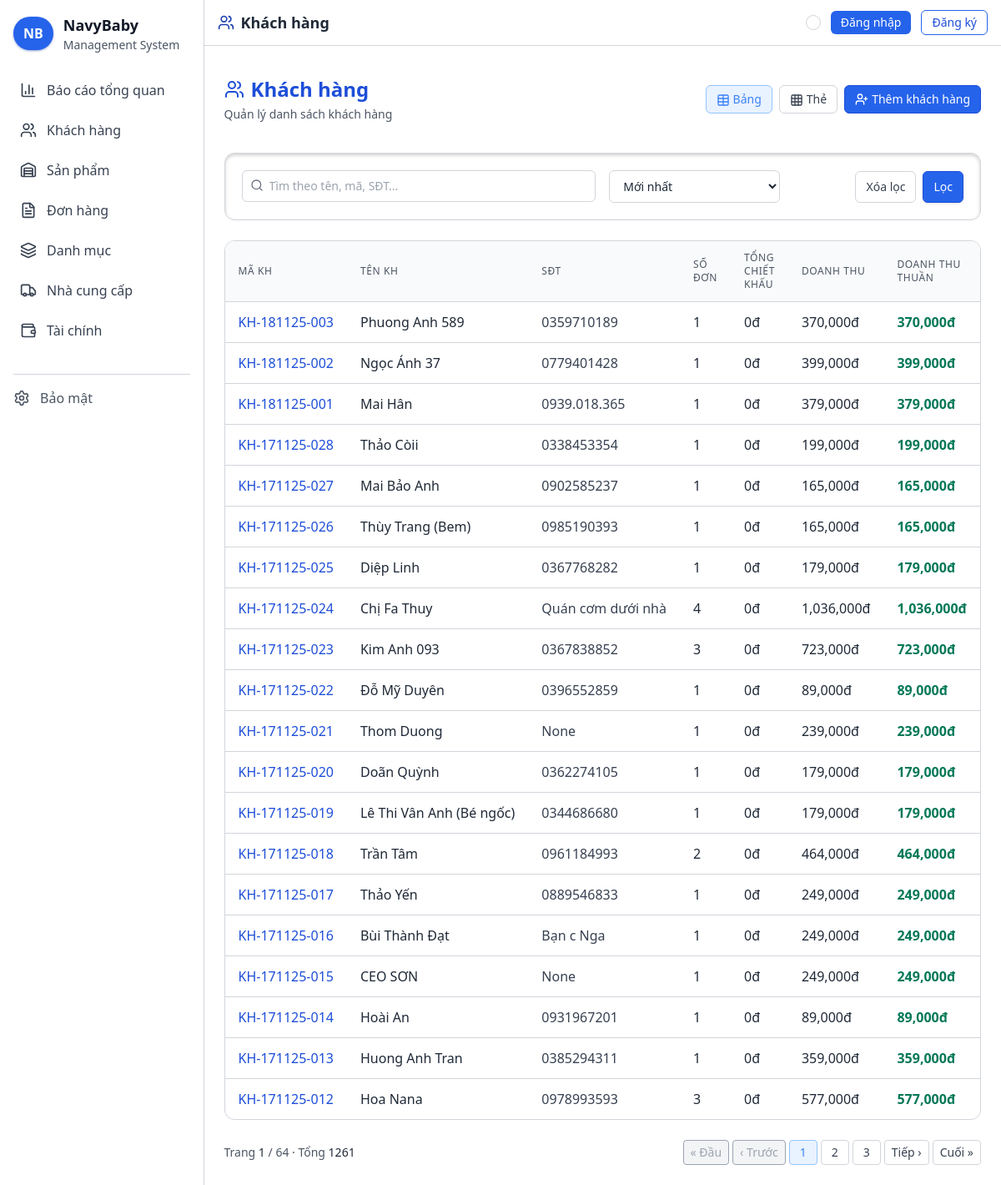
/khach-hang, run on the app's committed database.
### customers/models.py (models this page shows, shortened)
class Customer(models.Model):
    code = models.CharField(max_length=20, unique=True)
    name = models.CharField(max_length=255)
    phone_number = models.CharField(max_length=20, null=True, blank=True)
    social_link = models.URLField(max_length=255, blank=True)
    address = models.TextField(blank=True)
    is_affiliate = models.BooleanField(default=False)
    note = models.TextField(blank=True)
    created_at = models.DateTimeField(auto_now_add=True)
    updated_at = models.DateTimeField(auto_now=True)

### customers/views.py (the view)
# urls.py: path('khach-hang', CustomerListView.as_view(), name='customer_list'),
class CustomerListView(ListView):
    model = Customer
    template_name = 'customers/list.html'
    context_object_name = 'customers'
    paginate_by = 20
    def get_queryset(self):
        from django.db.models import Q, Count, Sum, F, FloatField, IntegerField, ExpressionWrapper, Case, When, Value
        from django.db.models.functions import Coalesce
        qs = (
            Customer.objects
            .annotate(
                total_orders=Coalesce(Count('orders', distinct=True), 0, output_field=IntegerField()),
                total_discount=Coalesce(
                    Sum(
                        Case(
                            When(orders__status='cancelled', then=Value(0.0)),
                            default=F('orders__discount'),
                            output_field=FloatField(),
                        ),
                        output_field=FloatField(),
                    ),
                    0.0,
                    output_field=FloatField(),
                ),
            )
        )
        revenue_term = ExpressionWrapper(F('orders__amount') * F('orders__sale_price'), output_field=FloatField())
        qs = qs.annotate(
            total_revenue=Coalesce(
                Sum(
                    Case(
                        When(orders__status='cancelled', then=Value(0.0)),
                        default=revenue_term,
                        output_field=FloatField(),
                    ),
                    output_field=FloatField(),
                ),
                0.0,
                output_field=FloatField(),
            )
        )
        qs = qs.annotate(net_profit=ExpressionWrapper(F('total_revenue') - F('total_discount'), output_field=FloatField()))
        q = self.request.GET.get('q', '').strip()
        if q:
            qs = qs.filter(Q(name__icontains=q) | Q(code__icontains=q) | Q(phone_number__icontains=q))
        sort = self.request.GET.get('sort')
        if sort == 'revenue_asc':
            qs = qs.order_by('total_revenue', '-created_at')
        elif sort == 'revenue_desc':
            qs = qs.order_by('-total_revenue', '-created_at')
        elif sort == 'created_asc':
            qs = qs.order_by('created_at')
        else:
            qs = qs.order_by('-created_at')
        return qs
    def get_context_data(self, **kwargs):
        context = super().get_context_data(**kwargs)
        display = self.request.GET.get('display', 'table')
        if display not in ['table', 'card']:
            display = 'table'
        context['display'] = display
        context['title'] = 'Khách hàng - NavyBaby'
        context['search_query'] = self.request.GET.get('q', '')
        context['sort'] = self.request.GET.get('sort', 'created_desc')
        return context

### templates/customers/list.html (shortened to what this page needs)
{% extends 'base.html' %}
{% load number_extras %}
{% block navbar_icon %}users{% endblock %}
{% block navbar_title %}Khách hàng{% endblock %}
{% block content %}
<div class="sticky-subheader flex flex-col md:flex-row justify-between items-center mb-6 py-3">
  <div>
    <h2 class="text-2xl font-bold flex items-center text-blue-400 mb-1">
      <i data-lucide="users" class="w-6 h-6 mr-2"></i>Khách hàng
    </h2>
    <p class="text-gray-400 text-sm">Quản lý danh sách khách hàng</p>
  </div>
  <div class="flex items-center gap-2 mt-3 md:mt-0">
    <a href="?display=table"
      class="px-3 py-1.5 rounded-md border text-sm transition
      {% if display == 'table' %}
          bg-blue-900/30 text-blue-300 border-blue-800
      {% else %}
          bg-[#161616] text-gray-300 border-gray-800 hover:border-gray-700
      {% endif %}">
      <i data-lucide="table" class="inline w-4 h-4 mr-1"></i>Bảng
    </a>
    <a href="?display=card"
      class="px-3 py-1.5 rounded-md border text-sm transition
      {% if display == 'card' %}
          bg-blue-900/30 text-blue-300 border-blue-800
      {% else %}
          bg-[#161616] text-gray-300 border-gray-800 hover:border-gray-700
      {% endif %}">
      <i data-lucide="grid" class="inline w-4 h-4 mr-1"></i>Thẻ
    </a>
    <a href="{% url 'customers:customer_create' %}"
      class="px-3 py-1.5 rounded-md border text-sm transition bg-blue-600 text-white border-blue-700 hover:bg-blue-500 flex items-center">
      <i data-lucide="user-plus" class="inline w-4 h-4 mr-1"></i>Thêm khách hàng
    </a>
  </div>
</div>
<div class="bg-[#121212] border border-gray-800 rounded-xl p-5 mb-6 shadow-inner shadow-black/20">
  <form method="get" class="grid grid-cols-1 md:grid-cols-4 gap-4">
    <div class="md:col-span-2 relative">
      <i data-lucide="search" class="w-4 h-4 text-gray-500 absolute left-2.5 top-2.5"></i>
      <input type="text" name="q" value="{{ search_query }}" placeholder="Tìm theo tên, mã, SĐT..."
        class="w-full bg-[#161616] border border-gray-800 rounded-md pl-8 pr-3 py-2 text-sm
               text-gray-200 placeholder-gray-400 focus:outline-none focus:ring-2
               focus:ring-blue-500/30 focus:border-gray-700 transition">
    </div>
    <div>
      <select name="sort"
        class="w-full bg-[#161616] border border-gray-800 rounded-md px-3 py-2 text-sm text-gray-200
               focus:outline-none focus:ring-2 focus:ring-blue-500/30 focus:border-gray-700 transition">
        <option value="created_desc" {% if sort == 'created_desc' %}selected{% endif %}>Mới nhất</option>
      </select>
    </div>
    <div class="md:col-span-1 flex items-center gap-2 justify-end">
      <a href="{% url 'customers:customer_list' %}"
         class="px-3 py-2 rounded-md border text-sm bg-[#161616] text-gray-300 border-gray-800
                hover:border-gray-700 hover:text-gray-100 transition">Xóa lọc</a>
      <button
         class="px-3 py-2 rounded-md border text-sm bg-blue-600 text-white border-blue-700
                hover:bg-blue-500 shadow hover:shadow-blue-700/30 transition">Lọc</button>
    </div>
  </form>
 </div>
{% if display == 'card' %}
  <div class="grid grid-cols-1 sm:grid-cols-2 lg:grid-cols-3 gap-5">
    {% for c in customers %}
      <div class="bg-[#161616] border border-gray-800 rounded-xl p-5 transition hover:-translate-y-0.5 hover:border-gray-700 space-y-3">
        <div class="flex items-start justify-between">
          <div class="space-y-1.5 leading-relaxed">
            <div class="flex items-center gap-2">
              <h3 class="font-semibold text-gray-100 text-lg">{{ c.name }}</h3>
              {% if c.is_affiliate %}
                <span class="text-[11px] px-1.5 py-0.5 rounded bg-blue-900/40 border border-blue-800 text-blue-300">CTV</span>
              {% endif %}
            </div>
            <p class="text-gray-400 text-sm">
              Mã KH:
              <a href="{% url 'customers:customer_detail' c.code %}" class="text-blue-400 hover:text-blue-300 hover:underline underline-offset-2">{{ c.code }}</a>
            </p>
            <p class="text-gray-400 text-sm">SĐT: <span class="text-gray-300">{{ c.phone_number }}</span></p>
          </div>
        </div>
        <div class="grid grid-cols-2 sm:grid-cols-2 gap-3 pt-2">
          <div class="bg-[#121212] border border-gray-800 rounded-lg p-3 text-center">
            <p class="text-xs text-gray-400 uppercase tracking-wide">Số đơn</p>
            <p class="text-gray-200 font-semibold text-sm">{{ c.total_orders|default:0 }}</p>
          </div>
          <div class="bg-[#121212] border border-gray-800 rounded-lg p-3 text-center">
            <p class="text-xs text-gray-400 uppercase tracking-wide">Chiết khấu</p>
            <p class="text-gray-200 font-semibold text-sm">{{ c.total_discount|default:0|smart_vnd }}</p>
          </div>
          <div class="bg-[#121212] border border-gray-800 rounded-lg p-3 text-center">
            <p class="text-xs text-gray-400 uppercase tracking-wide">Doanh thu</p>
            <p class="text-gray-200 font-semibold text-sm">{{ c.total_revenue|default:0|smart_vnd }}</p>
          </div>
          <div class="bg-[#121212] border border-gray-800 rounded-lg p-3 text-center">
            <p class="text-xs text-gray-400 uppercase tracking-wide">Doanh thu thuần</p>
            {% with profit=c.net_profit|default:0 %}
              <p class="{% if profit < 0 %}text-red-400{% else %}text-green-400{% endif %} font-semibold text-sm">
                {{ profit|smart_vnd }}
              </p>
            {% endwith %}
          </div>
        </div>
      </div>
    {% empty %}
      <div class="col-span-full bg-[#161616] border border-gray-800 rounded-lg p-6 text-center text-gray-400">Chưa có khách hàng nào.</div>
    {% endfor %}
  </div>
{% else %}
  <div class="bg-[#121212] border border-gray-800 rounded-xl overflow-hidden">
    <div class="overflow-x-auto">
      <table class="min-w-full divide-y divide-gray-800">
        <thead class="bg-[#161616]">
          <tr>
            <th class="px-4 py-3 text-left text-xs font-medium text-gray-400 uppercase tracking-wider">Mã KH</th>
            <th class="px-4 py-3 text-left text-xs font-medium text-gray-400 uppercase tracking-wider">Tên KH</th>
            <th class="px-4 py-3 text-left text-xs font-medium text-gray-400 uppercase tracking-wider">SĐT</th>
            <th class="px-4 py-3 text-left text-xs font-medium text-gray-400 uppercase tracking-wider">Số đơn</th>
            <th class="px-4 py-3 text-left text-xs font-medium text-gray-400 uppercase tracking-wider">Tổng chiết khấu</th>
            <th class="px-4 py-3 text-left text-xs font-medium text-gray-400 uppercase tracking-wider">Doanh thu</th>
            <th class="px-4 py-3 text-left text-xs font-medium text-gray-400 uppercase tracking-wider">Doanh thu thuần</th>
          </tr>
        </thead>
        <tbody class="divide-y divide-gray-800">
          {% for c in customers %}
            {% with profit=c.net_profit|default:0 %}
            <tr class="hover:bg-[#171717] transition">
              <td class="px-4 py-3 text-gray-300 whitespace-nowrap">
                <a href="{% url 'customers:customer_detail' c.code %}" class="text-blue-400 hover:text-blue-300 hover:underline underline-offset-2">{{ c.code }}</a>
              </td>
              <td class="px-4 py-3 text-gray-200 whitespace-nowrap">
                <span class="font-medium">{{ c.name }}</span>
              </td>
              <td class="px-4 py-3 text-gray-300 whitespace-nowrap">{{ c.phone_number }}</td>
              <td class="px-4 py-3 text-gray-200 whitespace-nowrap">{{ c.total_orders|default:0 }}</td>
              <td class="px-4 py-3 text-gray-200 whitespace-nowrap">{{ c.total_discount|default:0|smart_vnd }}</td>
              <td class="px-4 py-3 text-gray-200 whitespace-nowrap">{{ c.total_revenue|default:0|smart_vnd }}</td>
              <td class="px-4 py-3 font-semibold whitespace-nowrap {% if profit < 0 %}text-red-400{% else %}text-green-400{% endif %}">
                {{ profit|smart_vnd }}
              </td>
            </tr>
            {% endwith %}
          {% empty %}
            <tr>
              <td colspan="7" class="px-4 py-6 text-center text-gray-400">Chưa có khách hàng nào.</td>
            </tr>
          {% endfor %}
        </tbody>
      </table>
    </div>
  </div>
{% endif %}
{% if is_paginated %}
<div class="mt-6 flex flex-col sm:flex-row items-center justify-between gap-3 text-sm">
  <div class="text-gray-400">
    Trang <span class="text-gray-200 font-medium">{{ page_obj.number }}</span> / {{ page_obj.paginator.num_pages }} · Tổng <span class="text-gray-200 font-medium">{{ page_obj.paginator.count }}</span>
  </div>
  <div class="flex items-center gap-1">
    {% if page_obj.has_previous %}
      <a class="px-2 py-1 rounded border border-gray-800 bg-[#161616] text-gray-300 hover:border-gray-700" href="?{% if request.GET %}{{ request.GET.urlencode }}&{% endif %}page=1">« Đầu</a>
      <a class="px-2 py-1 rounded border border-gray-800 bg-[#161616] text-gray-300 hover:border-gray-700" href="?{% if request.GET %}{{ request.GET.urlencode }}&{% endif %}page={{ page_obj.previous_page_number }}">‹ Trước</a>
    {% else %}
      <span class="px-2 py-1 rounded border border-gray-900 bg-[#111] text-gray-600">« Đầu</span>
      <span class="px-2 py-1 rounded border border-gray-900 bg-[#111] text-gray-600">‹ Trước</span>
    {% endif %}
    {% for i in page_obj.paginator.page_range %}
      {% if i >= page_obj.number|add:-2 and i <= page_obj.number|add:2 %}
        {% if page_obj.number == i %}
          <span class="px-3 py-1 rounded border border-blue-800 bg-blue-900/30 text-blue-300">{{ i }}</span>
        {% else %}
          <a class="px-3 py-1 rounded border border-gray-800 bg-[#161616] text-gray-300 hover:border-gray-700" href="?{% if request.GET %}{{ request.GET.urlencode }}&{% endif %}page={{ i }}">{{ i }}</a>
        {% endif %}
      {% endif %}
    {% endfor %}
    {% if page_obj.has_next %}
      <a class="px-2 py-1 rounded border border-gray-800 bg-[#161616] text-gray-300 hover:border-gray-700" href="?{% if request.GET %}{{ request.GET.urlencode }}&{% endif %}page={{ page_obj.next_page_number }}">Tiếp ›</a>
      <a class="px-2 py-1 rounded border border-gray-800 bg-[#161616] text-gray-300 hover:border-gray-700" href="?{% if request.GET %}{{ request.GET.urlencode }}&{% endif %}page={{ page_obj.paginator.num_pages }}">Cuối »</a>
    {% else %}
      <span class="px-2 py-1 rounded border border-gray-900 bg-[#111] text-gray-600">Tiếp ›</span>
      <span class="px-2 py-1 rounded border border-gray-900 bg-[#111] text-gray-600">Cuối »</span>
    {% endif %}
  </div>
</div>
{% endif %}
{% endblock %}

### data on the page
Customer: code "KH-181125-003", name "Phuong Anh 589", phone_number "0359710189", total_orders "1", total_discount|smart_vnd "0đ", total_revenue|smart_vnd "370,000đ", value "370,000đ"
Customer: code "KH-181125-002", name "Ngọc Ánh 37", phone_number "0779401428", total_orders "1", total_discount|smart_vnd "0đ", total_revenue|smart_vnd "399,000đ", value "399,000đ"
Customer: code "KH-181125-001", name "Mai Hân", phone_number "0939.018.365", total_orders "1", total_discount|smart_vnd "0đ", total_revenue|smart_vnd "379,000đ", value "379,000đ"
Customer: code "KH-171125-028", name "Thảo Còii", phone_number "0338453354", total_orders "1", total_discount|smart_vnd "0đ", total_revenue|smart_vnd "199,000đ", value "199,000đ"
Customer: code "KH-171125-027", name "Mai Bảo Anh", phone_number "0902585237", total_orders "1", total_discount|smart_vnd "0đ", total_revenue|smart_vnd "165,000đ", value "165,000đ"
Customer: code "KH-171125-026", name "Thùy Trang (Bem)", phone_number "0985190393", total_orders "1", total_discount|smart_vnd "0đ", total_revenue|smart_vnd "165,000đ", value "165,000đ"
Customer: code "KH-171125-025", name "Diệp Linh", phone_number "0367768282", total_orders "1", total_discount|smart_vnd "0đ", total_revenue|smart_vnd "179,000đ", value "179,000đ"
Customer: code "KH-171125-024", name "Chị Fa Thuy", phone_number "Quán cơm dưới nhà", total_orders "4", total_discount|smart_vnd "0đ", total_revenue|smart_vnd "1,036,000đ", value "1,036,000đ"
Customer: code "KH-171125-023", name "Kim Anh 093", phone_number "0367838852", total_orders "3", total_discount|smart_vnd "0đ", total_revenue|smart_vnd "723,000đ", value "723,000đ"
Customer: code "KH-171125-022", name "Đỗ Mỹ Duyên", phone_number "0396552859", total_orders "1", total_discount|smart_vnd "0đ", total_revenue|smart_vnd "89,000đ", value "89,000đ"
Customer: code "KH-171125-021", name "Thom Duong", phone_number "None", total_orders "1", total_discount|smart_vnd "0đ", total_revenue|smart_vnd "239,000đ", value "239,000đ"
Customer: code "KH-171125-020", name "Doãn Quỳnh", phone_number "0362274105", total_orders "1", total_discount|smart_vnd "0đ", total_revenue|smart_vnd "179,000đ", value "179,000đ"
Customer: code "KH-171125-019", name "Lê Thi Vân Anh (Bé ngốc)", phone_number "0344686680", total_orders "1", total_discount|smart_vnd "0đ", total_revenue|smart_vnd "179,000đ", value "179,000đ"
Customer: code "KH-171125-018", name "Trần Tâm", phone_number "0961184993", total_orders "2", total_discount|smart_vnd "0đ", total_revenue|smart_vnd "464,000đ", value "464,000đ"
Customer: code "KH-171125-017", name "Thảo Yến", phone_number "0889546833", total_orders "1", total_discount|smart_vnd "0đ", total_revenue|smart_vnd "249,000đ", value "249,000đ"
Customer: code "KH-171125-016", name "Bùi Thành Đạt", phone_number "Bạn c Nga", total_orders "1", total_discount|smart_vnd "0đ", total_revenue|smart_vnd "249,000đ", value "249,000đ"
Customer: code "KH-171125-015", name "CEO SƠN", phone_number "None", total_orders "1", total_discount|smart_vnd "0đ", total_revenue|smart_vnd "249,000đ", value "249,000đ"
Customer: code "KH-171125-014", name "Hoài An", phone_number "0931967201", total_orders "1", total_discount|smart_vnd "0đ", total_revenue|smart_vnd "89,000đ", value "89,000đ"
Customer: code "KH-171125-013", name "Huong Anh Tran", phone_number "0385294311", total_orders "1", total_discount|smart_vnd "0đ", total_revenue|smart_vnd "359,000đ", value "359,000đ"
Customer: code "KH-171125-012", name "Hoa Nana", phone_number "0978993593", total_orders "3", total_discount|smart_vnd "0đ", total_revenue|smart_vnd "577,000đ", value "577,000đ"

### other printed values
{{ page_obj.number }} "1"
{{ page_obj.paginator.num_pages }} "64"
{{ page_obj.paginator.count }} "1261"
{{ i }} "1"
{{ i }} "2" "3"
